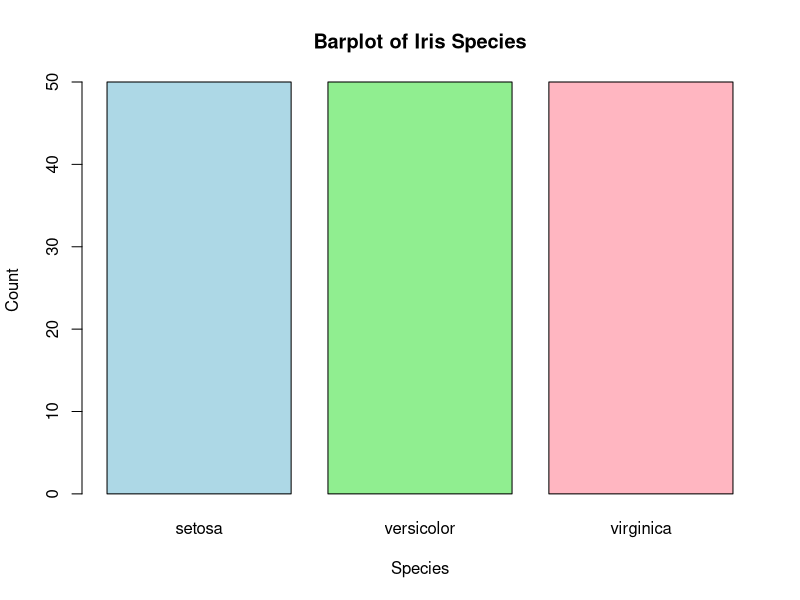
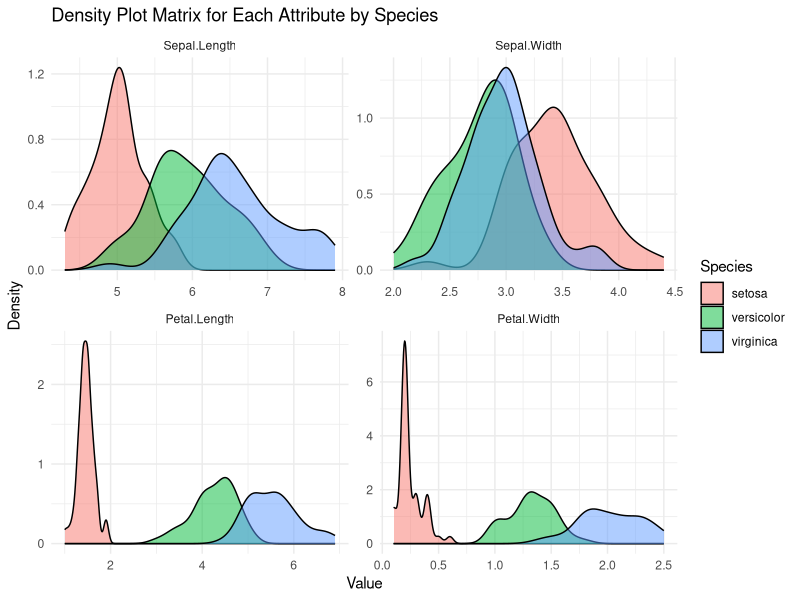

Write the R code that produced these figures, in order.
# Load the iris dataset
data(iris)

# i) Create a variable "y" for the output attribute (Species)
y <- iris$Species

# ii) Create a barplot to break down your output attribute (Species)
barplot(table(y), 
        main = "Barplot of Iris Species",
        xlab = "Species", 
        ylab = "Count", 
        col = c("lightblue", "lightgreen", "lightpink"))

# iii) Create a density plot matrix for each attribute by class value
# Load ggplot2 library for advanced plotting
library(ggplot2)

# Melting the dataset for easier plotting
iris_long <- reshape2::melt(iris, id.vars = "Species")

# Creating density plots using ggplot2
ggplot(iris_long, aes(x = value, fill = Species)) + 
  geom_density(alpha = 0.5) + 
  facet_wrap(~ variable, scales = "free") + 
  theme_minimal() +
  labs(title = "Density Plot Matrix for Each Attribute by Species", x = "Value", y = "Density")
